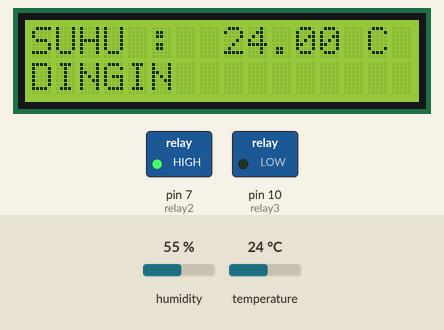
Simulated run of this sketch. Board: Arduino Uno, built with avr-gcc and run on an emulated ATmega328P. On the bench: 16×2 character LCD, switched loads named in the sketch (green lamp = pin HIGH). Inputs (shaded band) come from the test bench; at power-on: temperature 24 °C, humidity 55 %. What the sketch prints to the serial monitor is not drawn.

Above: at 2.7 s.
2.8 s: temperature set to 28 °C
At 4.7 s:
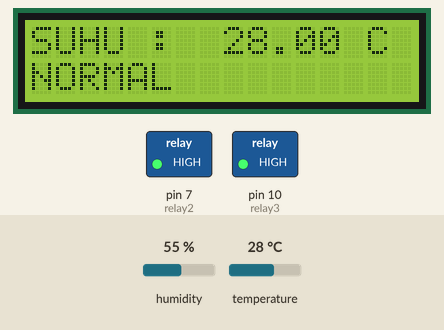
5.9 s: temperature set to 31 °C
At 7.1 s:
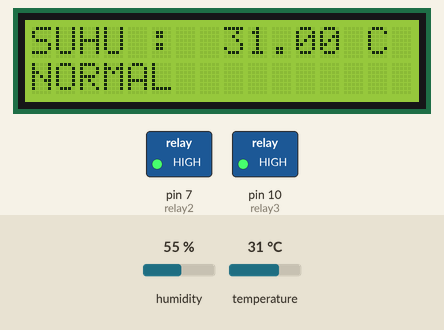
9.0 s: temperature set to 34 °C
At 10.9 s:
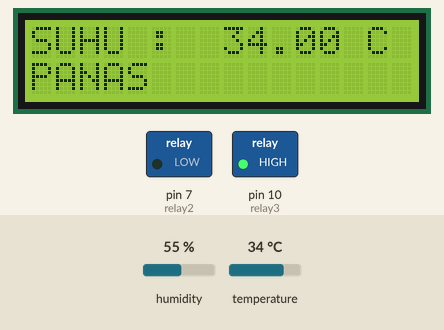
Timing chart, 0 to 12.4 s (numbered marks = the images above; inputs shaded):
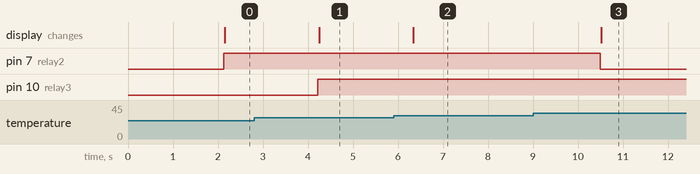

Measured:
- the behaviour switches between 26 and 27 °C on temperature (found by bisection; images 0 and 1)
- the behaviour switches between 32 and 33 °C on temperature (found by bisection; images 2 and 3)
- after the input at 2.8 s, pin 10 (relay3): LOW → HIGH after 1.4 s; the display: changes after 1.4 s (image 1)
- after the input at 5.9 s, the display: changes after 0.44 s (image 2)
- after the input at 9.0 s, pin 7 (relay2): HIGH → LOW after 1.5 s; the display: changes after 1.5 s (image 3)

The sketch:

latihanDHT11.ino
```cpp
#include "DHT.h"
#define DHTPIN 8
#define DHTTYPE DHT11

DHT dht(DHTPIN, DHTTYPE);

#include <LiquidCrystal_I2C.h>
LiquidCrystal_I2C lcd(0x27, 16, 2);
const int relay3 = 10;
const int relay2 = 7;

void setup() {
   lcd.begin();
pinMode(relay3,OUTPUT);
pinMode(relay2,OUTPUT);
  Serial.begin(9600); //baud komunikasi serial
  Serial.println("Pengujian DHT11!"); //penulisan di serial monitor
  dht.begin(); //prosedur memulai pembacaan module sensor

}

void loop() {


  delay(2000);  //menunggu beberapa detik untuk pembacaan

  //pembacaan sensor membutuhkan waktu 250ms

  //Pembacaan untuk data kelembaban
  float humidity_1 = dht.readHumidity();
  //Pembacaan dalam format celcius (c)
  float celcius_1 = dht.readTemperature();
  //pembacaan dalam format Fahrenheit
  float fahrenheit_1 = dht.readTemperature(true);

  //mengecek pembacaan apakah terjadi kegagalan atau tidak
  if (isnan(humidity_1) || isnan(celcius_1) || isnan(fahrenheit_1)) {
    Serial.println("Pembacaan data dari module sensor gagal!");
    return;
  }

  float htof = dht.computeHeatIndex(fahrenheit_1, humidity_1);
  //Prosedur pembacaaan data indeks panas dalam bentuk fahreheit
  float htoc = dht.computeHeatIndex(celcius_1, humidity_1, false);
 //Prosedur pembacaaan data indeks panas dalam bentuk celcius

  //pembacaan nilai pembacaan data suhu
  Serial.print("Suhu : ");
  Serial.print(celcius_1); //format derajat celcius

lcd.setCursor(0,0);
  lcd.print("SUHU :                             ");
  lcd.setCursor(8,0);
  lcd.print(celcius_1);
  lcd.print(" C");

if(celcius_1 > 32){
  digitalWrite(relay2, LOW);
  digitalWrite(relay3, HIGH);
Serial.println("relay kipas menyala");
Serial.println("relay lampu mati");
 lcd.setCursor(0,1);
  lcd.print("PANAS     ");

}
if(
  celcius_1 < 33 && celcius_1 > 26){
  digitalWrite(relay2, HIGH);
  digitalWrite(relay3, HIGH);
Serial.println("relay kipas menyala");
Serial.println("relay lampu mati");
 lcd.setCursor(0,1);
  lcd.print("NORMAL     ");

}
  if(celcius_1 < 27){
  digitalWrite(relay2, HIGH);
  digitalWrite(relay3, LOW);
Serial.println("relay kipas mati");
Serial.println("relay lampu menyala");
 lcd.setCursor(0,1);
  lcd.print("DINGIN");
}

  Serial.print("°"); //simbol derajat
  Serial.print("C / ");
  Serial.print(fahrenheit_1); //format derajat fahrenheit
  Serial.print("°");
  Serial.print("F\t");

  Serial.print("Indeks Panas: ");
  Serial.print(htof);
  Serial.print("°");
  Serial.print("F / ");
  Serial.print(htoc);
  Serial.print("°");
  Serial.println("C ");

}
```
